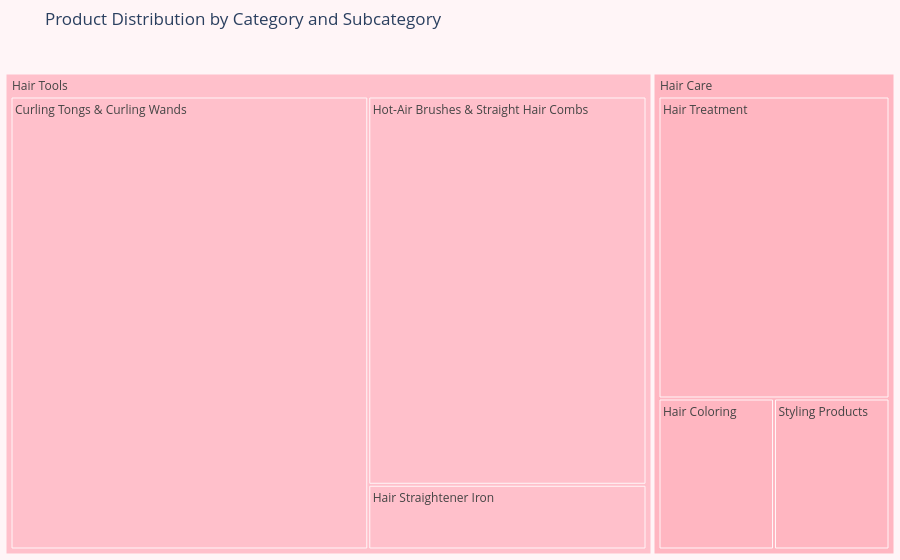

Here is the notebook cell this chart was saved with:
### Code cell
import plotly.express as px
df_hair = df_hair.dropna(subset=['Category', 'Subcategory'])
# Create the treemap with custom category colors
pink_palette = [
    "#FFC0CB",  # Pink
    "#FFB6C1",  # Light Pink
    "#FF69B4",  # Hot Pink
    "#DB7093",  # Pale Violet Red
    "#FF1493",  # Deep Pink
    "#E75480",  # Dark Pink
    "#FFA6C9",  # Pastel Pink
    "#F4C2C2",  # Baby Pink
]
# Get unique categories
categories = df_hair['Category'].unique()
# Create the color map
color_map = {category: pink_palette[i % len(pink_palette)] for i, category in enumerate(categories)}
fig = px.treemap(
    df_hair,
    path=['Category', 'Subcategory'],
    title='Product Distribution by Category and Subcategory',
    color='Category',
    color_discrete_map=color_map
)
# Simple styling
fig.update_layout(
    paper_bgcolor='#FFF5F7',  
    margin=dict(t=50, l=0, r=0, b=0))
fig.show()

### Figure 1 — Plotly figure (JSON) as saved in the notebook; plotly's stock layout.template omitted (floating-point values rounded to 4 significant figures)
{"data": [{"branchvalues": "total", "customdata": [["Hair Tools"], ["Hair Care"], ["Hair Tools"], ["Hair Care"], ["Hair Tools"], ["Hair Care"], ["Hair Care"], ["Hair Tools"]], "domain": {"x": [0, 1], "y": [0, 1]}, "hovertemplate": "labels=%{label}<br>count=%{value}<br>parent=%{parent}<br>id=%{id}<br>Category=%{customdata[0]}<extra></extra>", "ids": ["Hair Tools/Curling Tongs & Curling Wands", "Hair Care/Hair Coloring", "Hair Tools/Hair Straightener Iron", "Hair Care/Hair Treatment", "Hair Tools/Hot-Air Brushes & Straight Hair Combs", "Hair Care/Styling Products", "Hair Care", "Hair Tools"], "labels": ["Curling Tongs & Curling Wands", "Hair Coloring", "Hair Straightener Iron", "Hair Treatment", "Hot-Air Brushes & Straight Hair Combs", "Styling Products", "Hair Care", "Hair Tools"], "marker": {"colors": ["#FFC0CB", "#FFB6C1", "#FFC0CB", "#FFB6C1", "#FFC0CB", "#FFB6C1", "#FFB6C1", "#FFC0CB"]}, "name": "", "parents": ["Hair Tools", "Hair Care", "Hair Tools", "Hair Care", "Hair Tools", "Hair Care", "", ""], "type": "treemap", "values": [9, 1, 1, 4, 6, 1, 6, 16]}], "layout": {"autosize": true, "legend": {"tracegroupgap": 0}, "margin": {"b": 0, "l": 0, "r": 0, "t": 50}, "paper_bgcolor": "#FFF5F7", "title": {"text": "Product Distribution by Category and Subcategory"}}}
